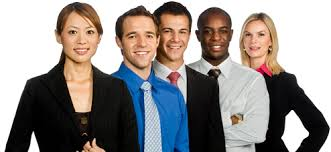
#> input picture assets/faces.jpeg, 331 x 152 px, found by its file name
$ python faceDetection.py
#> lines starting #> are read from the running program, lines starting #| are printed output that depends on the picture; after the words box and inside, x2 and y2 are one past the last pixel; in counts of white or black regions, pixels touching at a corner belong together
import numpy as np
import cv2
from pdb import set_trace as t

face_cascade = cv2.CascadeClassifier('/usr/local/Cellar/opencv/2.4.13.1/share/OpenCV/haarcascades/haarcascade_frontalface_default.xml')
eye_cascade = cv2.CascadeClassifier('/usr/local/Cellar/opencv/2.4.13.1/share/OpenCV/haarcascades/haarcascade_eye.xml')

img = cv2.imread('faces.jpeg')
#> img is the input picture: shape (152, 331, 3); mean B, G, R 137.7, 140.2, 145.5
gray = cv2.cvtColor(img, cv2.COLOR_BGR2GRAY)
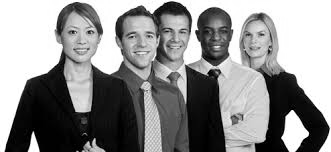
#> gray: shape (152, 331); min 0, max 255, mean 141.5

faces = face_cascade.detectMultiScale(gray, 1.3, 5)
#> faces = [[199, 18, 33, 33], [157, 17, 39, 39], [237, 20, 38, 38], [117, 16, 49, 49], [57, 12, 50, 50]]
for (x,y,w,h) in faces:

    cv2.rectangle(img,(x,y),(x+w,y+h),(255,0,0),2)
    roi_gray = gray[y:y+h, x:x+w]
    roi_color = img[y:y+h, x:x+w]
    eyes = eye_cascade.detectMultiScale(roi_gray)
    for (ex,ey,ew,eh) in eyes:
        cv2.rectangle(roi_color,(ex,ey),(ex+ew,ey+eh),(0,255,0),2)
#> this loop made 5 passes
#> pass 1, `roi_gray = gray[y:y+h, x:x+w]`:
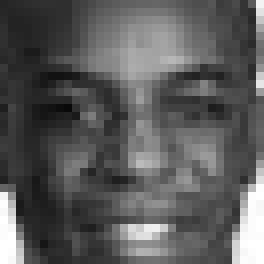
#> roi_gray: shape (33, 33) (shown 8 times larger); min 10, max 255, mean 91.1
#> pass 1, `roi_color = img[y:y+h, x:x+w]`:
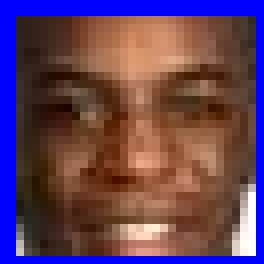
#> roi_color: shape (33, 33, 3) (shown 8 times larger); mean B, G, R 91.5, 64.6, 98.5
#> pass 2, `roi_color = img[y:y+h, x:x+w]`:
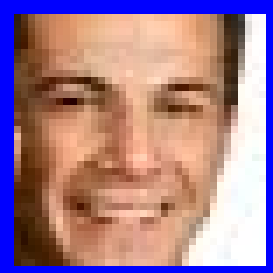
#> roi_color: shape (39, 39, 3) (shown 7 times larger); mean B, G, R 142.6, 127.2, 165.3
#> after the loop:
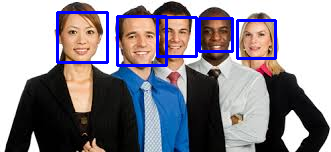
#> img: shape (152, 331, 3); 4.88% of pixels changed, all inside (x1, y1, x2, y2) = (56, 11, 277, 67)
#> after the loop:
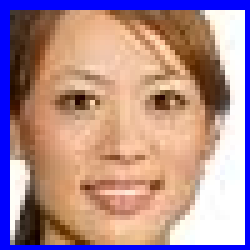
#> roi_color: shape (50, 50, 3) (shown 5 times larger); mean B, G, R 145.1, 140.6, 175.4
#> after the loop:
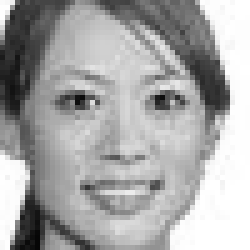
#> roi_gray: shape (50, 50) (shown 5 times larger); min 6, max 255, mean 167.7

cv2.imshow('img',img)
cv2.waitKey(0)
cv2.destroyAllWindows()
